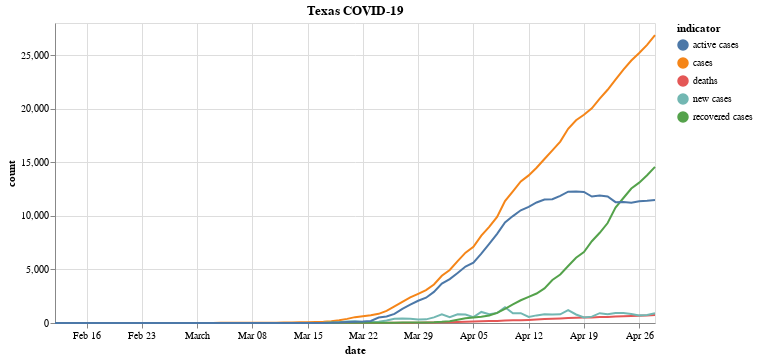

The notebook cell this image was saved under:
### Code cell
line_chart(long_form_state_data, x='date', y='count:Q', color='indicator:N', title=f"{state} COVID-19")

### Figure 1 — Vega-Lite specification as saved in the notebook (floating-point values rounded to 4 significant figures; data arrays with more than 128 entries replaced by an {"elided": "..."} marker saying what was removed)
{"config": {"view": {"continuousWidth": 400, "continuousHeight": 300}}, "layer": [{"mark": "line", "encoding": {"color": {"type": "nominal", "field": "indicator"}, "x": {"type": "temporal", "field": "date"}, "y": {"type": "quantitative", "field": "count"}}}, {"mark": "point", "encoding": {"opacity": {"value": 0}, "x": {"type": "temporal", "field": "date"}}, "selection": {"selector002": {"type": "single", "nearest": true, "on": "mouseover", "fields": ["date"], "empty": "none"}}}, {"mark": "point", "encoding": {"color": {"type": "nominal", "field": "indicator"}, "opacity": {"condition": {"value": 1, "selection": "selector002"}, "value": 0}, "x": {"type": "temporal", "field": "date"}, "y": {"type": "quantitative", "field": "count"}}}, {"mark": {"type": "rule", "color": "gray"}, "encoding": {"x": {"type": "temporal", "field": "date"}}, "transform": [{"filter": {"selection": "selector002"}}]}, {"mark": {"type": "text", "align": "left", "dx": 5, "dy": -5}, "encoding": {"color": {"type": "nominal", "field": "indicator"}, "text": {"condition": {"type": "quantitative", "field": "count", "selection": "selector002"}, "value": " "}, "x": {"type": "temporal", "field": "date"}, "y": {"type": "quantitative", "field": "count"}}}], "data": {"name": "data-5c34a0e84f75cf325b61a061fc255414"}, "height": 300, "title": "Texas COVID-19", "width": 600, "$schema": "https://vega.github.io/schema/vega-lite/v4.8.1.json", "datasets": {"data-5c34a0e84f75cf325b61a061fc255414": {"elided": "385 records"}}}
